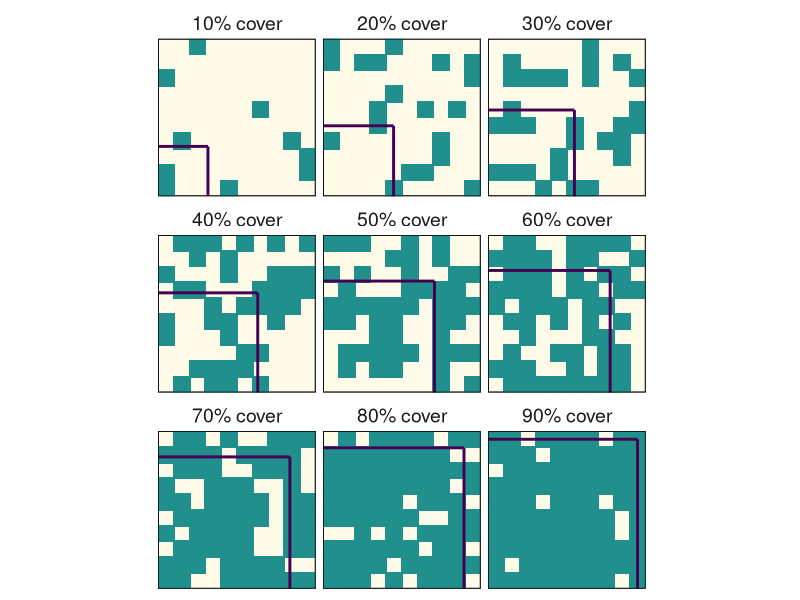
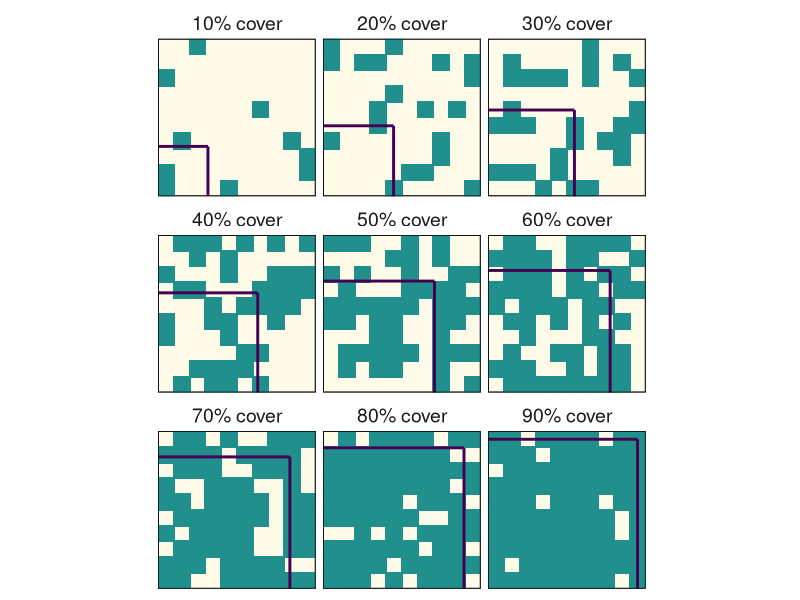

The R script that drew these images, in order:
library(tidyverse)

# Create a data frame (a tibble) with one row for each
# coordinate in your grid

n.cells<-10 #Number of vertical and horizontal cells

combos <- expand.grid(x = seq((1/n.cells)/2, 1-(1/n.cells)/2, length.out=n.cells), 
                      y = seq((1/n.cells)/2, 1-(1/n.cells)/2, length.out=n.cells)) %>%
  as_tibble()

#Target percent cover values

cover <- seq(10,90,by=10)

#Draw random samples from the data without replacement

grid_sample <- data.frame()

for (i in cover){
  
  grid_sample_i <- sample_n(combos, 
                            size = n.cells*n.cells*(i/100), 
                            replace = FALSE)
  grid_sample <- rbind(grid_sample,
                       data.frame(grid_sample_i,
                                  cover=rep(i, nrow(grid_sample_i))))
}

#Plot cover stickers
#Add a square on the bottom left of each panel to show an area that represents
#X% of the total area

grid_sample$cover <- paste(grid_sample$cover, "% cover", sep="")

data_lines_h<-data.frame(x=rep(0, 9),
                         y=sqrt(n.cells*n.cells*(cover/100))/n.cells,
                         xend=sqrt(n.cells*n.cells*(cover/100))/n.cells,
                         yend=sqrt(n.cells*n.cells*(cover/100))/n.cells,
                         cover=paste(cover, "% cover", sep=""))

data_lines_v<-data.frame(x=sqrt(n.cells*n.cells*(cover/100))/n.cells,
                         y=rep(0, 9),
                         xend=sqrt(n.cells*n.cells*(cover/100))/n.cells,
                         yend=sqrt(n.cells*n.cells*(cover/100))/n.cells,
                         cover=paste(cover, "% cover", sep=""))

data_lines <- rbind(data_lines_v, data_lines_h)

ggplot(grid_sample,
       aes(x=x,
           y=y))+
  geom_point(shape=15,
             size=5.6,
             color=viridis::viridis(3)[2])+
  facet_wrap(~cover)+
  theme_minimal()+
  geom_segment(data=data_lines,
               aes(x=x,
                   y=y,
                   xend=xend,
                   yend=yend),
               inherit.aes = FALSE,
               color=viridis::viridis(3)[1],
               linewidth=1)+
  geom_segment(data=data.frame(x=c(0,0,1,1),
                               y=c(0,1,1,0),
                               xend=c(0,1,1,0),
                               yend=c(1,1,0,0)),
               aes(x=x,
                   y=y,
                   xend=xend,
                   yend=yend),
               inherit.aes = FALSE)+
  theme(axis.title = element_blank(),
        axis.text = element_blank(),
        panel.grid = element_blank(),
        strip.text = element_text(size=14),
        panel.background = element_rect(fill=alpha(viridis::viridis(3)[3], alpha=0.1)))+
  coord_fixed()+
  scale_x_continuous(expand = c(0,0))+
  scale_y_continuous(expand = c(0,0))

#Export high resolution image

ggsave("Cover_stickers.jpg", 
       dpi=1000,
       width = 7.07,
       height = 6.48)






